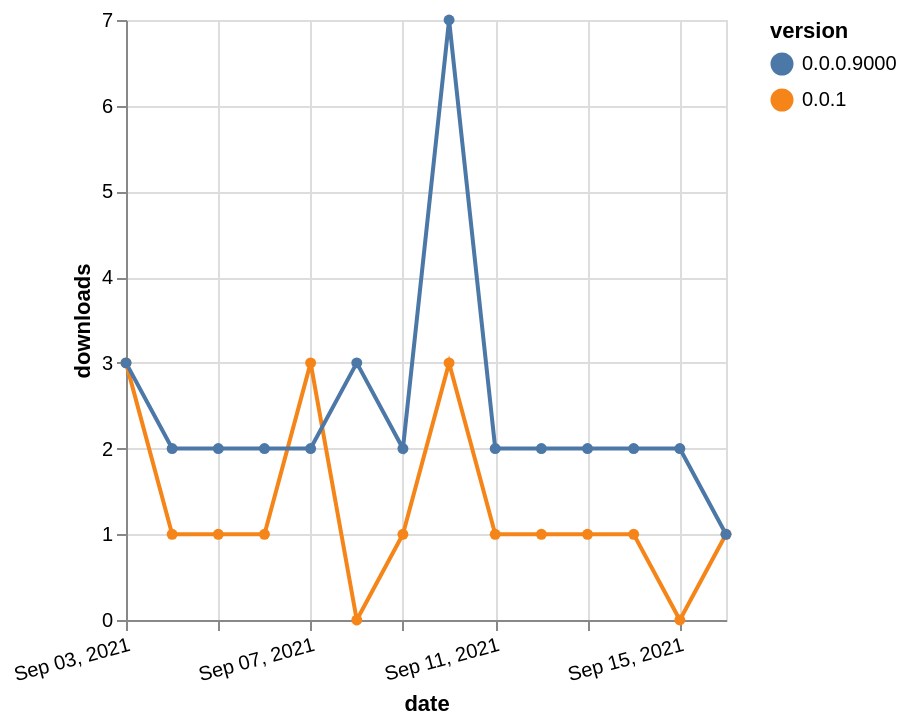

The Vega-Lite source for this figure:
### Vega-Lite specification from a JSON file in a GitHub repository (floating-point values rounded to 4 significant figures)
{"$schema": "https://vega.github.io/schema/vega-lite/v5.json", "description": "A simple bar chart with embedded data.", "data": {"values": [{"date": "2021-09-03", "total": 101, "delta": 3, "version": "0.0.1"}, {"date": "2021-09-04", "total": 102, "delta": 1, "version": "0.0.1"}, {"date": "2021-09-05", "total": 103, "delta": 1, "version": "0.0.1"}, {"date": "2021-09-06", "total": 104, "delta": 1, "version": "0.0.1"}, {"date": "2021-09-07", "total": 107, "delta": 3, "version": "0.0.1"}, {"date": "2021-09-08", "total": 107, "delta": 0, "version": "0.0.1"}, {"date": "2021-09-09", "total": 108, "delta": 1, "version": "0.0.1"}, {"date": "2021-09-10", "total": 111, "delta": 3, "version": "0.0.1"}, {"date": "2021-09-11", "total": 112, "delta": 1, "version": "0.0.1"}, {"date": "2021-09-12", "total": 113, "delta": 1, "version": "0.0.1"}, {"date": "2021-09-13", "total": 114, "delta": 1, "version": "0.0.1"}, {"date": "2021-09-14", "total": 115, "delta": 1, "version": "0.0.1"}, {"date": "2021-09-15", "total": 115, "delta": 0, "version": "0.0.1"}, {"date": "2021-09-16", "total": 116, "delta": 1, "version": "0.0.1"}, {"date": "2021-09-03", "total": 2186, "delta": 3, "version": "0.0.0.9000"}, {"date": "2021-09-04", "total": 2188, "delta": 2, "version": "0.0.0.9000"}, {"date": "2021-09-05", "total": 2190, "delta": 2, "version": "0.0.0.9000"}, {"date": "2021-09-06", "total": 2192, "delta": 2, "version": "0.0.0.9000"}, {"date": "2021-09-07", "total": 2194, "delta": 2, "version": "0.0.0.9000"}, {"date": "2021-09-08", "total": 2197, "delta": 3, "version": "0.0.0.9000"}, {"date": "2021-09-09", "total": 2199, "delta": 2, "version": "0.0.0.9000"}, {"date": "2021-09-10", "total": 2206, "delta": 7, "version": "0.0.0.9000"}, {"date": "2021-09-11", "total": 2208, "delta": 2, "version": "0.0.0.9000"}, {"date": "2021-09-12", "total": 2210, "delta": 2, "version": "0.0.0.9000"}, {"date": "2021-09-13", "total": 2212, "delta": 2, "version": "0.0.0.9000"}, {"date": "2021-09-14", "total": 2214, "delta": 2, "version": "0.0.0.9000"}, {"date": "2021-09-15", "total": 2216, "delta": 2, "version": "0.0.0.9000"}, {"date": "2021-09-16", "total": 2217, "delta": 1, "version": "0.0.0.9000"}]}, "width": "container", "mark": {"type": "line", "point": {"filled": true}}, "encoding": {"x": {"field": "date", "type": "temporal", "timeUnit": "yearmonthdate", "title": "date", "axis": {"labelAngle": -15}}, "y": {"field": "delta", "type": "quantitative", "title": "downloads"}, "color": {"field": "version", "type": "nominal"}, "tooltip": {"field": "delta"}}}
